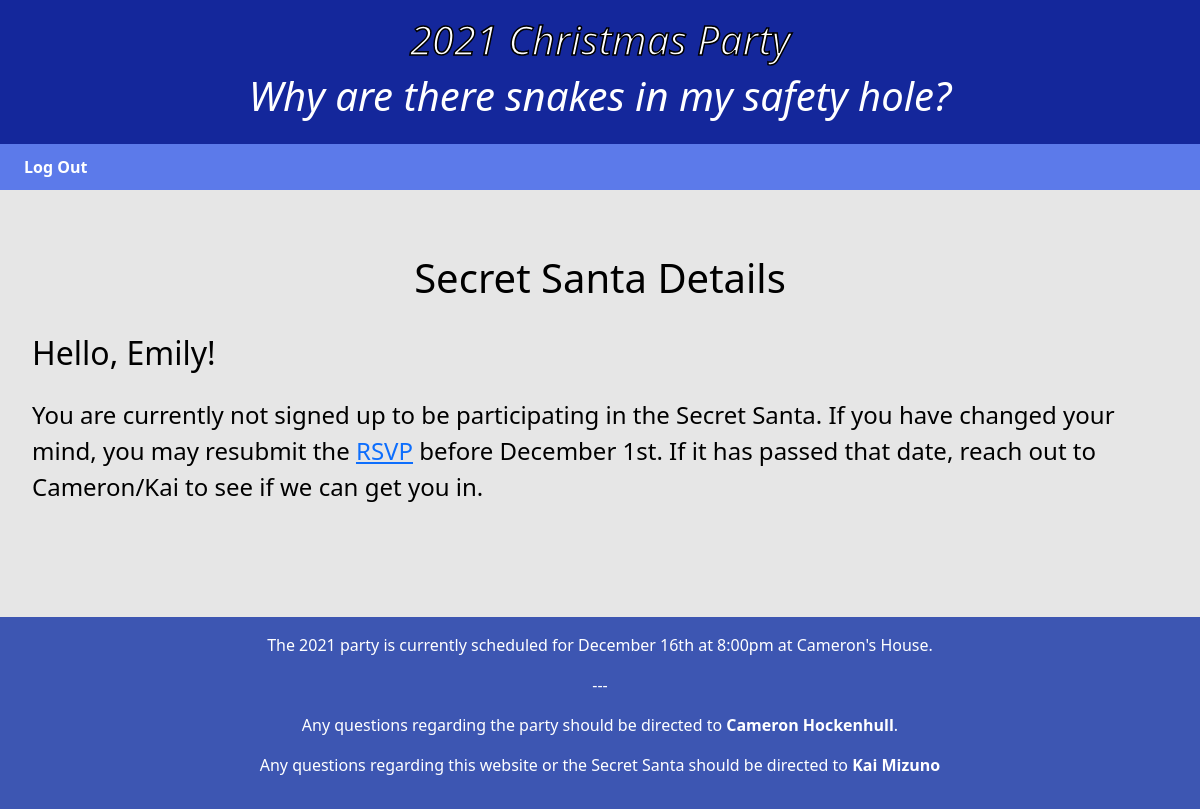
Page /ss/santa.php (signed in) on the committed database.
### tables this page shows
CREATE TABLE people (
    id int NOT NULL AUTO_INCREMENT,
    first_name varchar(255),
    last_name varchar(255),
    password varchar(255) DEFAULT '',
    ideas varchar(255) DEFAULT '',
    rsvp TINYINT DEFAULT 0,
    role TINYINT DEFAULT 0,
    invited TINYINT DEFAULT 0,
    attending TINYINT DEFAULT 0,
    in_secret_santa TINYINT DEFAULT 0,
    PRIMARY KEY (id)
);

CREATE TABLE party (
    year int NOT NULL,
    rsvp_deadline varchar(255),
    party_date varchar(255),
    party_location varchar(255) DEFAULT "Cameron's House",
    targets_assigned TINYINT DEFAULT 0,
    PRIMARY KEY (year)
);

### database/database.php (called while the page is built, shortened)
<?php
function getPerson($conn, $id) {
    $query = "SELECT * FROM people WHERE id=?";
    $stmt = $conn->prepare($query);
    $stmt->bind_param('i', $id);
    $stmt->execute();
    $result = $stmt->get_result();
    if ($result->num_rows > 0) {
        $row = $result->fetch_assoc();
        return $row;
    }
    else {
        return null;
    }
}
function getCurrentParty($conn) {
    $year = date("Y");
    $query = "SELECT * FROM party WHERE year=?";
    $stmt = $conn->prepare($query);
    $stmt->bind_param('i', $year);
    $stmt->execute();
    $result = $stmt->get_result();
    if ($result->num_rows > 0) {
        $row = $result->fetch_assoc();
        return $row;
    }
    else {
        return null;
    }
}
?>

### ss/santa.php (the view, shortened to what this page needs)
<!DOCTYPE html>
<html lang="en">
<head>
    <link href="https://cdn.jsdelivr.net/npm/bootstrap@5.1.3/dist/css/bootstrap.min.css" rel="stylesheet">
    <link rel="stylesheet" href="../common.css">
    <link rel="stylesheet" href="santa.css">
</head>
<body>
    <?php
        include "../database/database.php";
        $conn = getConnection();
        $id = $_SESSION['id'];
        $personRow = getPerson($conn, $id);
        $partyRow = getCurrentParty($conn);
    ?>
    <?php include '../common_header.php';?>
    <?php include 'santa_nav.php';?>
    <main>
    <h3>Secret Santa Details</h3>
    <h4 id="helloPerson">Hello, <?php echo $personRow['first_name'] ?>!</h4>
    <div id="santaInfoRegion">
    <?php if ( $personRow['in_secret_santa'] === 0 ): ?>
    <p id="notParticipating">You are currently not signed up to be participating in the Secret Santa. If you have changed your mind, you may resubmit the <a href="../rsvp/invite.php">RSVP</a> before <?php echo $partyRow['rsvp_deadline'] ?>. If it has passed that date, reach out to Cameron/Kai to see if we can get you in.</p>
    <?php endif ?>
    </div>
    </main>
    <?php include '../common_footer.php';?>
</body>
</html>

### common_footer.php
<footer>
    <p>The <?php echo date("Y") ?> party is currently scheduled for <?php echo $partyRow['party_date'] ?> at <?php echo $partyRow['party_location'] ?>.</p>
    <p>---</p>
    <p>Any questions regarding the party should be directed to <strong>Cameron Hockenhull</strong>.</p>
    <p>Any questions regarding this website or the Secret Santa should be directed to <strong>Kai Mizuno</strong></p>
</footer>

### common.css (style rules this page uses)
:root { --primary-color: #5C7AEA; --heading-color: #14279B; --font-color-dark: #000000; --font-color-light: #FFFFFF; --bg-color: #E6E6E6; --secondary-color: #3D56B2; }
body { margin: 0px; background-color: var(--bg-color); color: var(--font-color-dark); }
footer { background-color: var(--secondary-color); color: var(--font-color-light); text-align: center; padding: 1em 3em 1em 3em; }
main { padding: 3em 2em 3em 2em; }

### ss/santa.css (style rules this page uses)
main { margin-top: 1em; margin-bottom: 3em; }
h3 { font-size: 2.5em; text-align: center; }
h4 { font-size: 2em; margin-top: 1em; }
#santaInfoRegion { margin-top: 1em; font-size: 1.5em; }

### rows in the picture
people: first_name "Emily"
party: rsvp_deadline "December 1st", party_date "December 16th at 8:00pm", party_location "Cameron's House"
